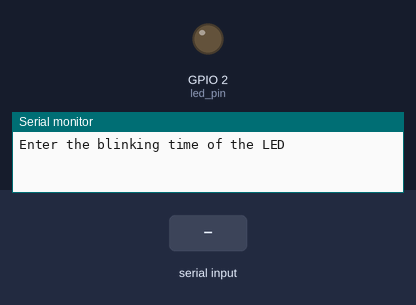
The sketch below on a simulated ESP32. Shown: output pins drawn as LEDs (lit = HIGH), the last lines printed to the serial monitor. Dashed ring = blinking. The test bench sets the inputs (shaded band).

Above: at 2.8 s.
2.9 s: "5\n" received over Serial
At 3.9 s:
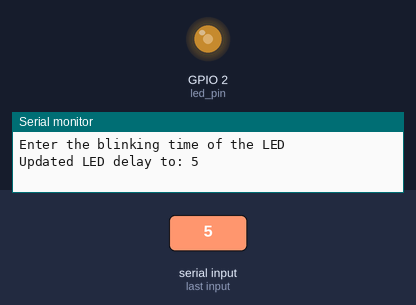
4.5 s: "90,45\n" received over Serial
At 4.72 s:
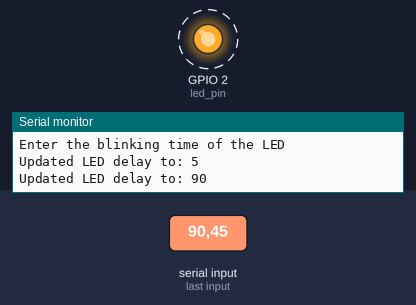
7.5 s: "30,150\n" received over Serial
9.0 s: "90\n" received over Serial
At 9.22 s:
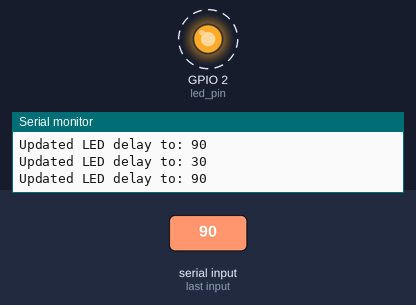
Timing chart, 0 to 13.0 s (numbered marks = the images above; inputs shaded):
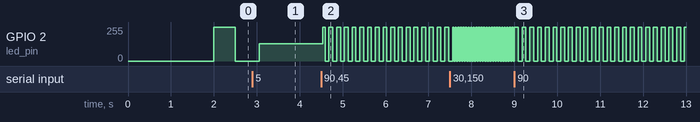

The sketch:

Task_Scheduling__Led_.ino
```cpp
//To use only one core
#if CONFIG_FREERTOS_UNICORE
static const BaseType_t app_cpu = 0;
#else
static const BaseType_t app_cpu = 1;
#endif

#include <stdlib.h>

//Settings
static const uint8_t buf_len = 20;

//Pins
static const int  LED_BUILTIN = 2;
static const int led_pin = LED_BUILTIN;


//Task handles
//static TaskHandle_t task_1 = NULL;
//static TaskHandle_t task_2 = NULL;

//Global variables
int blinking_time = 500;


//Task 1: ask for a time in the serial terminal that will be the blinking time
void startTask1(void *parameter){
  char c;
  char buf[buf_len];
  uint8_t idx = 0;

  // Clear whole buffer
  memset(buf, 0, buf_len);

  // Loop forever
  while (1) {

    // Read characters from serial
    if (Serial.available() > 0) {
      c = Serial.read();

      // Update delay variable and reset buffer if we get a newline character
      if (c == '\n') {
        blinking_time = atoi(buf);
        Serial.print("Updated LED delay to: ");
        Serial.println(blinking_time);
        memset(buf, 0, buf_len);
        idx = 0;
      } else {

        // Only append if index is not over message limit
        if (idx < buf_len - 1) {
          buf[idx] = c;
          idx++;
        }
      }
    }
  }
}


//Task 2:Blinks the time for the time specified
void startTask2(void *parameter){
  while(1){
    digitalWrite(led_pin, HIGH);
    vTaskDelay(blinking_time/portTICK_PERIOD_MS);
    digitalWrite(led_pin, LOW);
    vTaskDelay(blinking_time/portTICK_PERIOD_MS);
  }
}
void setup() {
  pinMode(led_pin, OUTPUT);


  Serial.begin(300);
  vTaskDelay(1000/portTICK_PERIOD_MS);
  Serial.println();
  Serial.println("Enter the blinking time of the LED");
   vTaskDelay(1000/portTICK_PERIOD_MS);

  //Start the task 1
  xTaskCreatePinnedToCore(startTask1,
                          "Task 1",
                          1024,
                          NULL,
                          1,
                          NULL,
                          app_cpu);

  xTaskCreatePinnedToCore(startTask2,
                          "Task 2",
                          1024,
                          NULL,
                          2,
                          NULL,
                          app_cpu);


  vTaskDelete(NULL);
}

void loop() {
  // put your main code here, to run repeatedly:

}
```

Measured:
- after the input at 4.5 s, GPIO 2 (led_pin): alternates 255/255 for 0.09 s and 0/255 for 0.09 s, starting at once
- after the input at 7.5 s, GPIO 2 (led_pin): alternates 255/255 for 0.03 s and 0/255 for 0.03 s, starting after 0.09 s
- after the input at 9.0 s, GPIO 2 (led_pin): alternates 255/255 for 0.09 s and 0/255 for 0.09 s, starting after 0.09 s
